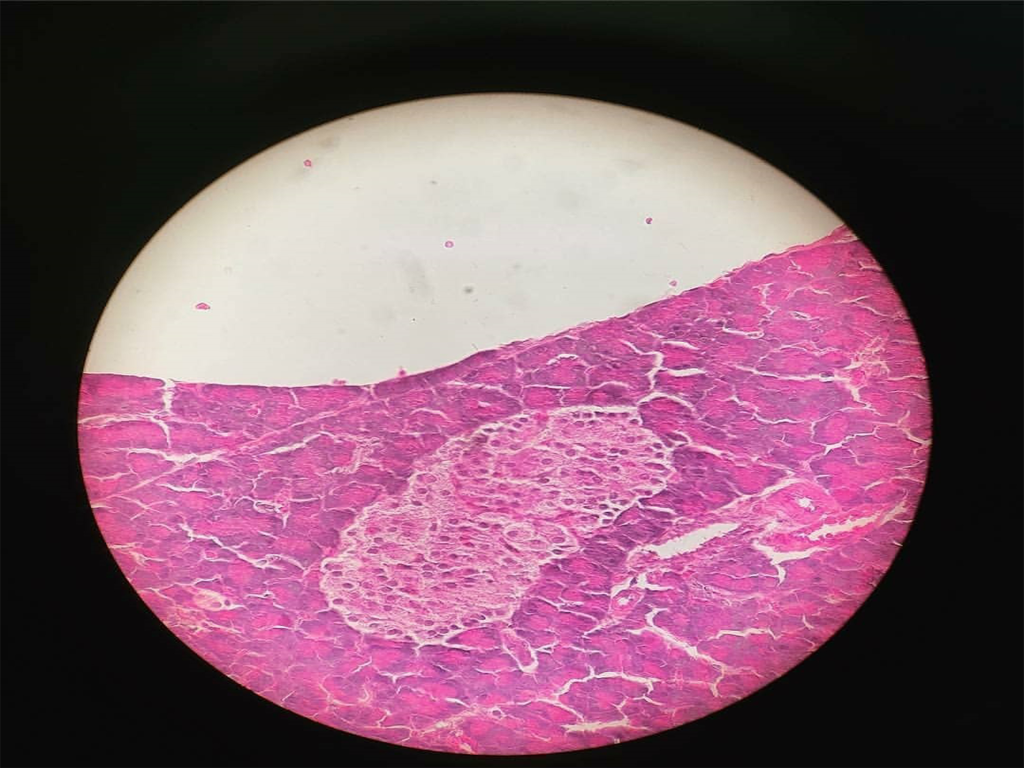
#> input picture imagem5.jpg, 3072 x 2304 px (shown at 1/3 size)
$ python -i main.py   (imports and definitions only)   (older library calls are emulated)
#> lines starting #> are read from the running program, lines starting #| are printed output that depends on the picture
#> further down, picture is the input picture: shape (2304, 3072, 3); mean B, G, R 103.5, 85.8, 124.5
import cv2
import numpy as np
import imutils
import tkfilebrowser
import utils
from sklearn.cluster import KMeans

class Main:

    contador = 0

    # [17 lines left out: functions leImagem, adjust_gamma, not called in this run]

    def medeScala(self, imagem):
        img = imagem
        h, w = img.shape[:2]
#> h = 2304; w = 3072
        img = imutils.resize(img, width=666, height=500)
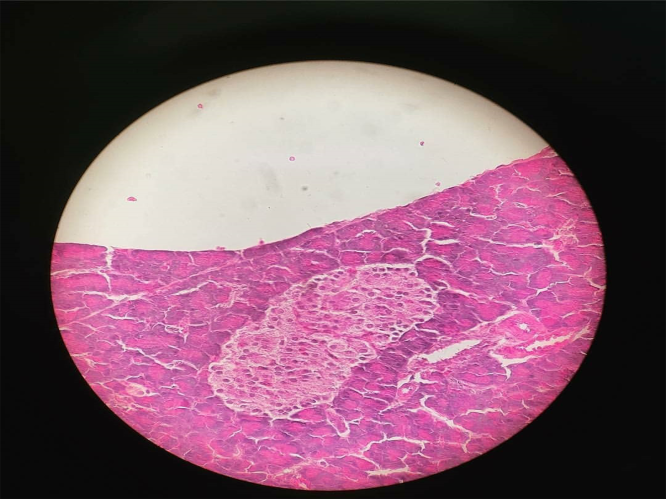
#> img: shape (499, 666, 3); mean B, G, R 103.5, 85.8, 124.5
        h, w = img.shape[:2]
#> h = 499; w = 666
        #cv2.imshow('original', img)
        #cv2.imwrite('fff.jpg', img)
        print(h, ' ', w)
#| 499   666
        # crop_img = img[y:y+h, x:x+w]
        crop_img = img[h - 50:h, w - 80:w]
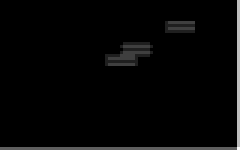
#> crop_img: shape (50, 80, 3) (shown 3 times larger); min 9, max 17, mean 9.18; drawn with min black and max white
        crop_img = cv2.cvtColor(crop_img, cv2.COLOR_BGR2GRAY, 1)
#> crop_img: shape (50, 80)
        ret, thresh = cv2.threshold(crop_img, 50, 255, cv2.THRESH_BINARY)
#> thresh: shape (50, 80); every value is 0
        #cv2.imshow('rr', thresh)
        edges = cv2.Canny(thresh, 200, 500, None, 3)
        cv2.imshow("canny", edges)
        cv2.imwrite('edges1.jpg', edges)
        lines = cv2.HoughLinesP(edges, 1, np.pi / 180, 12, None, 15, 150)
#> lines = None
        print(lines)
#| None
        xis = []
        for line in lines:
            x1, y1, x2, y2 = line[0]
            if (x1 == x2) or (abs(x1 - x2) <= 4) or (abs(x2 - x1) <= 4):
                print('x1: ', x1, ', y1: ', y1, ', x2: ', x2, ', y2: ', y2)
                cv2.line(crop_img, (x1, y1), (x2, y2), (255, 0, 0), 3)
                xis.append(x1)
#> this loop made 0 passes
#> after the loop, xis = []

        cv2.imshow("lines", crop_img)
        cv2.imwrite("lines.jpg", crop_img)
        maior = xis[0]
        menor = xis[0]

        for i in xis:
            if i > maior:
                maior = i

        for i in xis:
            if i < menor:
                menor = i

        subtracao = maior - menor
        print('subtracao: ', subtracao)
        area = subtracao * subtracao
        return area

    # [204 lines left out: function processaImagem, not called in this run]
#cv2.waitKey(0)

>>> import cv2
>>> picture = cv2.imread('imagem5.jpg')
#> (the run stopped early here; a loop or call above may not have finished)
